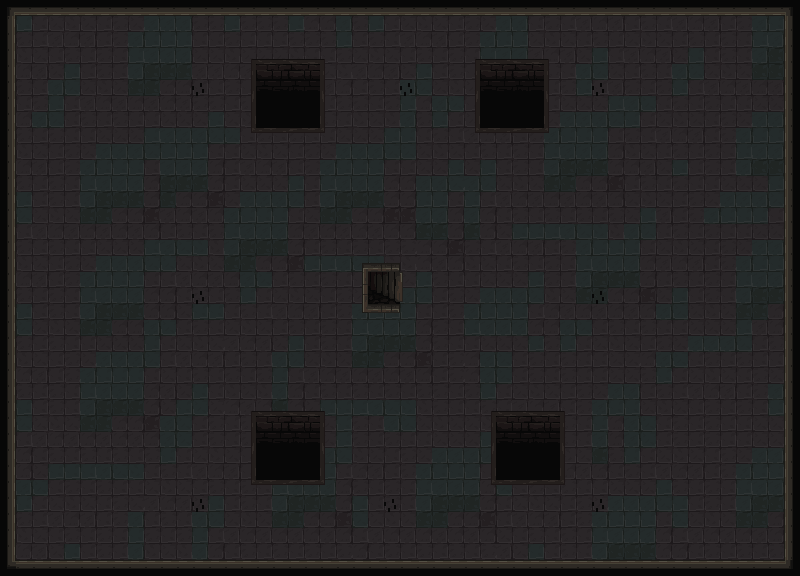

Tiled map render using the project's own tile images. Description and the map definition, with tile-layer contents summarised, below:
An orthogonal 50x36 tile map with 16x16 px tiles, 7 tile layers (Ground, Wall, Knifes, EntryPoint, ...), 3 tilesets.

<map version="1.10" tiledversion="1.11.2" orientation="orthogonal" renderorder="right-down" width="50" height="36" tilewidth="16" tileheight="16" infinite="0" nextlayerid="8" nextobjectid="1">
 <tileset firstgid="1" source="MoriaSprite.tsx" />
 <tileset firstgid="2561" source="DynamicEnemy.tsx" />
 <tileset firstgid="2747" source="KnifesTrap.tsx" />
 <layer id="1" name="Ground" width="50" height="36">
  <data>[1800 cells, 1800 non-empty, 12 distinct tile ids]</data>
 </layer>
 <layer id="2" name="Wall" width="50" height="36">
  <data>[1800 cells, 176 non-empty, 10 distinct tile ids]</data>
 </layer>
 <layer id="5" name="Knifes" width="50" height="36">
  <data>[1800 cells, 8 non-empty, 1 distinct tile ids]</data>
 </layer>
 <layer id="3" name="EntryPoint" width="50" height="36">
  <data>[1800 cells, 6 non-empty, 6 distinct tile ids]</data>
 </layer>
 <layer id="4" name="Enemy" width="50" height="36">
  <data>[1800 cells, 0 non-empty, 0 distinct tile ids]</data>
 </layer>
 <layer id="6" name="DeathPit" width="50" height="36">
  <data>[1800 cells, 64 non-empty, 16 distinct tile ids]</data>
 </layer>
 <layer id="7" name="Perimeter" width="50" height="36">
  <data>[1800 cells, 80 non-empty, 20 distinct tile ids]</data>
 </layer>
</map>
